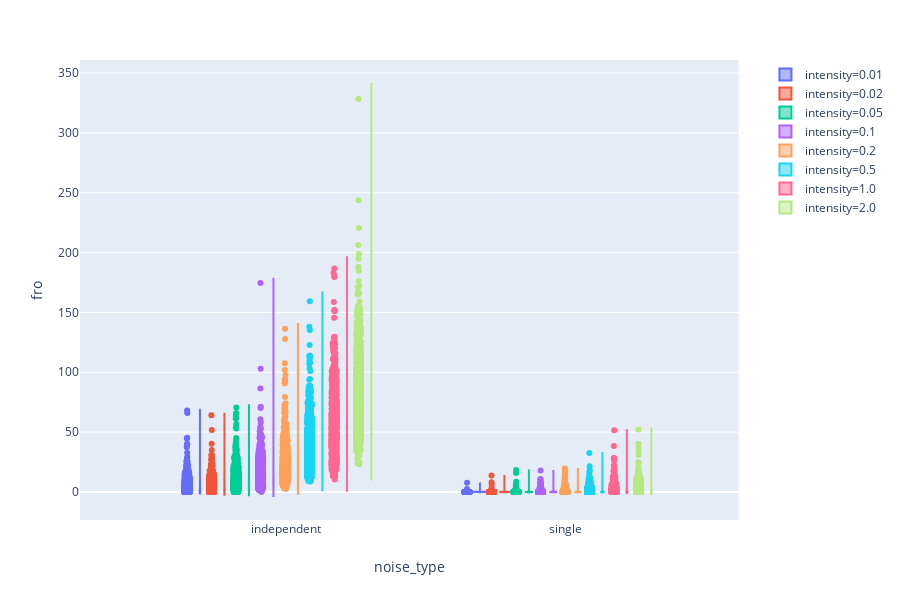

Notebook code cell kept with this figure:
### Code cell
tmp_df_meta = df_meta.copy()
tmp_df_meta.sort_values(by='intensity', inplace=True)
# tmp_df_meta = df_meta.copy().loc[df_meta['noise_type'] == 'single']
# tmp_df_meta['intensity'] = [str(tval) for tval in tmp_df_meta.intensity]
fig = px.violin(tmp_df_meta, y="fro", x="noise_type", color="intensity",
                hover_data=["subses", "noise_id"], box=False, points="all")
print(fig.layout)
# fig.layout.xaxis['type'] = 'log'
# fig.layout.yaxis['type'] = 'log'
off.iplot(fig)

### Figure 1 — Plotly figure (JSON) as saved in the notebook; plotly's stock layout.template omitted (floating-point values rounded to 4 significant figures; data arrays with more than 128 entries replaced by an {"elided": "..."} marker saying what was removed)
{"data": [{"alignmentgroup": "True", "box": {"visible": false}, "customdata": {"elided": "3081x2 str values"}, "hoverlabel": {"namelength": 0}, "hovertemplate": "intensity=0.01<br>noise_type=%{x}<br>fro=%{y}<br>subses=%{customdata[0]}<br>noise_id=%{customdata[1]}", "legendgroup": "intensity=0.01", "marker": {"color": "#636efa"}, "name": "intensity=0.01", "offsetgroup": "intensity=0.01", "orientation": "v", "points": "all", "scalegroup": "True", "showlegend": true, "type": "violin", "x": {"elided": "3081 str values"}, "x0": " ", "xaxis": "x", "y": {"elided": "3081 float values"}, "y0": " ", "yaxis": "y"}, {"alignmentgroup": "True", "box": {"visible": false}, "customdata": {"elided": "1770x2 str values"}, "hoverlabel": {"namelength": 0}, "hovertemplate": "intensity=0.02<br>noise_type=%{x}<br>fro=%{y}<br>subses=%{customdata[0]}<br>noise_id=%{customdata[1]}", "legendgroup": "intensity=0.02", "marker": {"color": "#EF553B"}, "name": "intensity=0.02", "offsetgroup": "intensity=0.02", "orientation": "v", "points": "all", "scalegroup": "True", "showlegend": true, "type": "violin", "x": {"elided": "1770 str values"}, "x0": " ", "xaxis": "x", "y": {"elided": "1770 float values"}, "y0": " ", "yaxis": "y"}, {"alignmentgroup": "True", "box": {"visible": false}, "customdata": {"elided": "2291x2 str values"}, "hoverlabel": {"namelength": 0}, "hovertemplate": "intensity=0.05<br>noise_type=%{x}<br>fro=%{y}<br>subses=%{customdata[0]}<br>noise_id=%{customdata[1]}", "legendgroup": "intensity=0.05", "marker": {"color": "#00cc96"}, "name": "intensity=0.05", "offsetgroup": "intensity=0.05", "orientation": "v", "points": "all", "scalegroup": "True", "showlegend": true, "type": "violin", "x": {"elided": "2291 str values"}, "x0": " ", "xaxis": "x", "y": {"elided": "2291 float values"}, "y0": " ", "yaxis": "y"}, {"alignmentgroup": "True", "box": {"visible": false}, "customdata": {"elided": "1745x2 str values"}, "hoverlabel": {"namelength": 0}, "hovertemplate": "intensity=0.1<br>noise_type=%{x}<br>fro=%{y}<br>subses=%{customdata[0]}<br>noise_id=%{customdata[1]}", "legendgroup": "intensity=0.1", "marker": {"color": "#ab63fa"}, "name": "intensity=0.1", "offsetgroup": "intensity=0.1", "orientation": "v", "points": "all", "scalegroup": "True", "showlegend": true, "type": "violin", "x": {"elided": "1745 str values"}, "x0": " ", "xaxis": "x", "y": {"elided": "1745 float values"}, "y0": " ", "yaxis": "y"}, {"alignmentgroup": "True", "box": {"visible": false}, "customdata": {"elided": "2176x2 str values"}, "hoverlabel": {"namelength": 0}, "hovertemplate": "intensity=0.2<br>noise_type=%{x}<br>fro=%{y}<br>subses=%{customdata[0]}<br>noise_id=%{customdata[1]}", "legendgroup": "intensity=0.2", "marker": {"color": "#FFA15A"}, "name": "intensity=0.2", "offsetgroup": "intensity=0.2", "orientation": "v", "points": "all", "scalegroup": "True", "showlegend": true, "type": "violin", "x": {"elided": "2176 str values"}, "x0": " ", "xaxis": "x", "y": {"elided": "2176 float values"}, "y0": " ", "yaxis": "y"}, {"alignmentgroup": "True", "box": {"visible": false}, "customdata": {"elided": "2002x2 str values"}, "hoverlabel": {"namelength": 0}, "hovertemplate": "intensity=0.5<br>noise_type=%{x}<br>fro=%{y}<br>subses=%{customdata[0]}<br>noise_id=%{customdata[1]}", "legendgroup": "intensity=0.5", "marker": {"color": "#19d3f3"}, "name": "intensity=0.5", "offsetgroup": "intensity=0.5", "orientation": "v", "points": "all", "scalegroup": "True", "showlegend": true, "type": "violin", "x": {"elided": "2002 str values"}, "x0": " ", "xaxis": "x", "y": {"elided": "2002 float values"}, "y0": " ", "yaxis": "y"}, {"alignmentgroup": "True", "box": {"visible": false}, "customdata": {"elided": "2083x2 str values"}, "hoverlabel": {"namelength": 0}, "hovertemplate": "intensity=1.0<br>noise_type=%{x}<br>fro=%{y}<br>subses=%{customdata[0]}<br>noise_id=%{customdata[1]}", "legendgroup": "intensity=1.0", "marker": {"color": "#FF6692"}, "name": "intensity=1.0", "offsetgroup": "intensity=1.0", "orientation": "v", "points": "all", "scalegroup": "True", "showlegend": true, "type": "violin", "x": {"elided": "2083 str values"}, "x0": " ", "xaxis": "x", "y": {"elided": "2083 float values"}, "y0": " ", "yaxis": "y"}, {"alignmentgroup": "True", "box": {"visible": false}, "customdata": {"elided": "2034x2 str values"}, "hoverlabel": {"namelength": 0}, "hovertemplate": "intensity=2.0<br>noise_type=%{x}<br>fro=%{y}<br>subses=%{customdata[0]}<br>noise_id=%{customdata[1]}", "legendgroup": "intensity=2.0", "marker": {"color": "#B6E880"}, "name": "intensity=2.0", "offsetgroup": "intensity=2.0", "orientation": "v", "points": "all", "scalegroup": "True", "showlegend": true, "type": "violin", "x": {"elided": "2034 str values"}, "x0": " ", "xaxis": "x", "y": {"elided": "2034 float values"}, "y0": " ", "yaxis": "y"}], "layout": {"height": 600, "legend": {"tracegroupgap": 0}, "margin": {"t": 60}, "violinmode": "group", "xaxis": {"anchor": "y", "domain": [0, 0.98], "title": {"text": "noise_type"}}, "yaxis": {"anchor": "x", "domain": [0, 1], "title": {"text": "fro"}}}}
